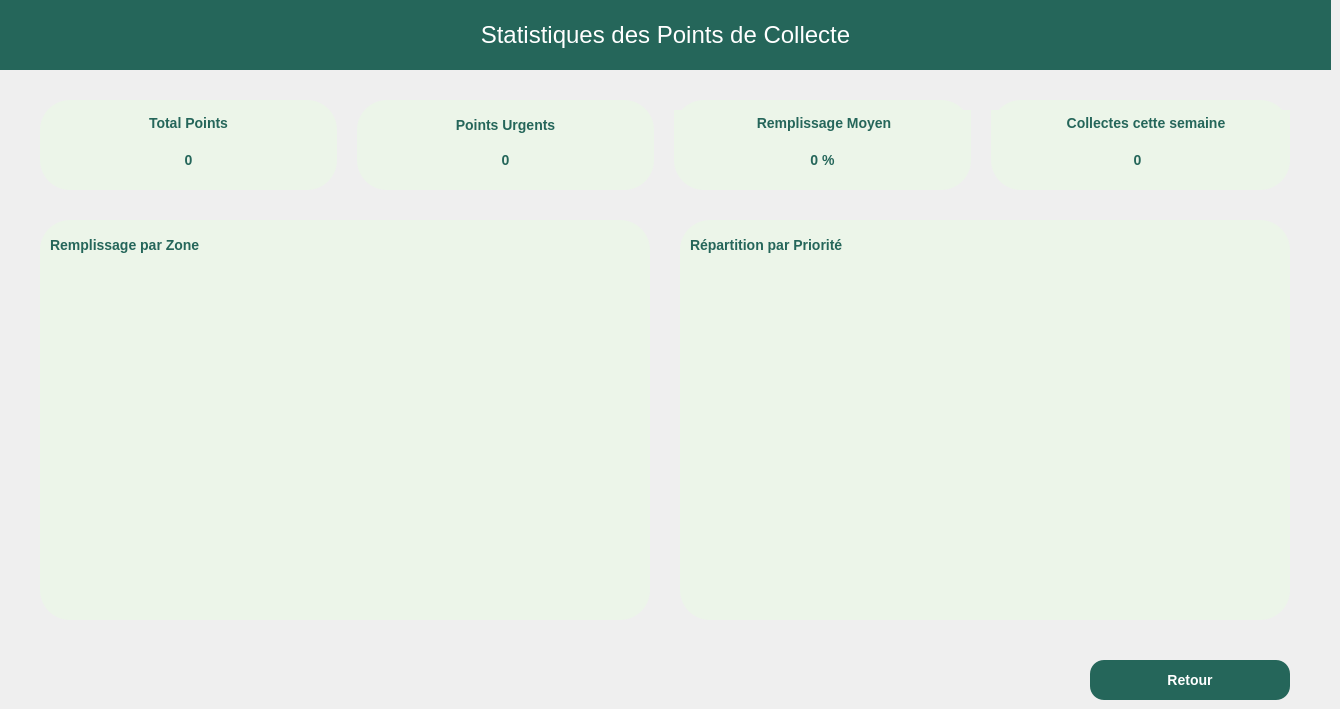
       <widget class="QWidget" name="GPC_PageStats">
        <widget class="QLabel" name="GPC_StatsTitle">
         <property name="geometry">
          <rect>
           <x>0</x>
           <y>0</y>
           <width>1331</width>
           <height>70</height>
          </rect>
         </property>
         <property name="font">
          <font>
           <family>Segoe UI</family>
           <pointsize>18</pointsize>
           <italic>false</italic>
           <bold>false</bold>
          </font>
         </property>
         <property name="styleSheet">
          <string notr="true">font: 18pt &quot;Segoe UI&quot;;
background-color: rgba(37, 102, 90, 255);;
color: rgb(255, 255, 255);</string>
         </property>
         <property name="text">
          <string>Statistiques des Points de Collecte</string>
         </property>
         <property name="alignment">
          <set>Qt::AlignmentFlag::AlignCenter</set>
         </property>
        </widget>
        <widget class="QWidget" name="GPC_RowKPI" native="true">
         <property name="geometry">
          <rect>
           <x>40</x>
           <y>100</y>
           <width>1250</width>
           <height>100</height>
          </rect>
         </property>
         <property name="styleSheet">
          <string notr="true">QFrame{
 background-color:#ECF5E9;
 border-radius:30px;
}
QLabel{
 color:#25665A;
 font-weight:bold;
 font-size:14px;
}
</string>
         </property>
         <widget class="QFrame" name="GPC_CardTotal">
          <property name="geometry">
           <rect>
            <x>0</x>
            <y>0</y>
            <width>297</width>
            <height>90</height>
           </rect>
          </property>
          <property name="styleSheet">
           <string notr="true"/>
          </property>
          <property name="frameShape">
           <enum>QFrame::Shape::StyledPanel</enum>
          </property>
          <property name="frameShadow">
           <enum>QFrame::Shadow::Raised</enum>
          </property>
          <widget class="QLabel" name="GPC_LblTotalTitle">
           <property name="geometry">
            <rect>
             <x>10</x>
             <y>10</y>
             <width>277</width>
             <height>25</height>
            </rect>
           </property>
           <property name="font">
            <font>
             <family>Segoe UI</family>
             <pointsize>-1</pointsize>
             <bold>true</bold>
            </font>
           </property>
           <property name="text">
            <string>Total Points</string>
           </property>
           <property name="alignment">
            <set>Qt::AlignmentFlag::AlignCenter</set>
           </property>
          </widget>
          <widget class="QLabel" name="GPC_LblTotalValue">
           <property name="geometry">
            <rect>
             <x>10</x>
             <y>45</y>
             <width>277</width>
             <height>30</height>
            </rect>
           </property>
           <property name="font">
            <font>
             <family>Segoe UI</family>
             <pointsize>-1</pointsize>
             <bold>true</bold>
            </font>
           </property>
           <property name="text">
            <string>0</string>
           </property>
           <property name="alignment">
            <set>Qt::AlignmentFlag::AlignCenter</set>
           </property>
          </widget>
         </widget>
         <widget class="QFrame" name="GPC_CardUrgent">
          <property name="geometry">
           <rect>
            <x>317</x>
            <y>0</y>
            <width>297</width>
            <height>90</height>
           </rect>
          </property>
          <property name="styleSheet">
           <string notr="true"/>
          </property>
          <property name="frameShape">
           <enum>QFrame::Shape::StyledPanel</enum>
          </property>
          <property name="frameShadow">
           <enum>QFrame::Shadow::Raised</enum>
          </property>
          <widget class="QLabel" name="GPC_LblUrgentTitle">
           <property name="geometry">
            <rect>
             <x>10</x>
             <y>10</y>
             <width>277</width>
             <height>30</height>
            </rect>
           </property>
           <property name="font">
            <font>
             <family>Segoe UI</family>
             <pointsize>-1</pointsize>
             <bold>true</bold>
            </font>
           </property>
           <property name="text">
            <string>Points Urgents</string>
           </property>
           <property name="alignment">
            <set>Qt::AlignmentFlag::AlignCenter</set>
           </property>
          </widget>
          <widget class="QLabel" name="GPC_LblUrgentValue">
           <property name="geometry">
            <rect>
             <x>10</x>
             <y>45</y>
             <width>277</width>
             <height>30</height>
            </rect>
           </property>
           <property name="font">
            <font>
             <family>Segoe UI</family>
             <pointsize>-1</pointsize>
             <bold>true</bold>
            </font>
           </property>
           <property name="text">
            <string>0</string>
           </property>
           <property name="alignment">
            <set>Qt::AlignmentFlag::AlignCenter</set>
           </property>
          </widget>
         </widget>
         <widget class="QFrame" name="GPC_CardFillAvg">
          <property name="geometry">
           <rect>
            <x>634</x>
            <y>0</y>
            <width>297</width>
            <height>90</height>
           </rect>
          </property>
          <property name="styleSheet">
           <string notr="true"/>
          </property>
          <property name="frameShape">
           <enum>QFrame::Shape::StyledPanel</enum>
          </property>
          <property name="frameShadow">
           <enum>QFrame::Shadow::Raised</enum>
          </property>
          <widget class="QLabel" name="GPC_LblFillAvgTitle">
           <property name="geometry">
            <rect>
             <x>0</x>
             <y>10</y>
             <width>300</width>
             <height>25</height>
            </rect>
           </property>
           <property name="font">
            <font>
             <family>Segoe UI</family>
             <pointsize>-1</pointsize>
             <bold>true</bold>
            </font>
           </property>
           <property name="text">
            <string>Remplissage Moyen</string>
           </property>
           <property name="alignment">
            <set>Qt::AlignmentFlag::AlignCenter</set>
           </property>
          </widget>
          <widget class="QLabel" name="GPC_LblUrgentValue_2">
           <property name="geometry">
            <rect>
             <x>10</x>
             <y>45</y>
             <width>277</width>
             <height>30</height>
            </rect>
           </property>
           <property name="font">
            <font>
             <family>Segoe UI</family>
             <pointsize>-1</pointsize>
             <bold>true</bold>
            </font>
           </property>
           <property name="text">
            <string>0 %</string>
           </property>
           <property name="alignment">
            <set>Qt::AlignmentFlag::AlignCenter</set>
           </property>
          </widget>
         </widget>
         <widget class="QFrame" name="GPC_CardWeek">
          <property name="geometry">
           <rect>
            <x>951</x>
            <y>0</y>
            <width>299</width>
            <height>90</height>
           </rect>
          </property>
          <property name="styleSheet">
           <string notr="true"/>
          </property>
          <property name="frameShape">
           <enum>QFrame::Shape::StyledPanel</enum>
          </property>
          <property name="frameShadow">
           <enum>QFrame::Shadow::Raised</enum>
          </property>
          <widget class="QLabel" name="GPC_LblWeekValue">
           <property name="geometry">
            <rect>
             <x>10</x>
             <y>45</y>
             <width>277</width>
             <height>30</height>
            </rect>
           </property>
           <property name="font">
            <font>
             <family>Segoe UI</family>
             <pointsize>-1</pointsize>
             <bold>true</bold>
            </font>
           </property>
           <property name="text">
            <string>0 </string>
           </property>
           <property name="alignment">
            <set>Qt::AlignmentFlag::AlignCenter</set>
           </property>
          </widget>
          <widget class="QLabel" name="GPC_LblWeekTitle">
           <property name="geometry">
            <rect>
             <x>0</x>
             <y>10</y>
             <width>310</width>
             <height>25</height>
            </rect>
           </property>
           <property name="font">
            <font>
             <family>Segoe UI</family>
             <pointsize>-1</pointsize>
             <bold>true</bold>
            </font>
           </property>
           <property name="text">
            <string>Collectes cette semaine</string>
           </property>
           <property name="alignment">
            <set>Qt::AlignmentFlag::AlignCenter</set>
           </property>
          </widget>
         </widget>
        </widget>
        <widget class="QFrame" name="GPC_ChartBar">
         <property name="geometry">
          <rect>
           <x>40</x>
           <y>220</y>
           <width>610</width>
           <height>400</height>
          </rect>
         </property>
         <property name="styleSheet">
          <string notr="true">QFrame{
 background-color:#ECF5E9;
 border-radius:30px;
}
QLabel{
 color:#25665A;
 font-weight:bold;
 font-size:14px;
}
QLineEdit, QComboBox{
 background:white;
 border-radius:12px;
 padding:6px;
 color:black;
 font-size:13px;
}
</string>
         </property>
         <property name="frameShape">
          <enum>QFrame::Shape::StyledPanel</enum>
         </property>
         <property name="frameShadow">
          <enum>QFrame::Shadow::Raised</enum>
         </property>
         <widget class="QLabel" name="GPC_ChartBarTitle">
          <property name="geometry">
           <rect>
            <x>10</x>
            <y>10</y>
            <width>590</width>
            <height>30</height>
           </rect>
          </property>
          <property name="text">
           <string>Remplissage par Zone</string>
          </property>
         </widget>
        </widget>
        <widget class="QFrame" name="GPC_ChartPie">
         <property name="geometry">
          <rect>
           <x>680</x>
           <y>220</y>
           <width>610</width>
           <height>400</height>
          </rect>
         </property>
         <property name="styleSheet">
          <string notr="true">QFrame{
 background-color:#ECF5E9;
 border-radius:30px;
}
QLabel{
 color:#25665A;
 font-weight:bold;
 font-size:14px;
}
QLineEdit, QComboBox{
 background:white;
 border-radius:12px;
 padding:6px;
 color:black;
 font-size:13px;
}

</string>
         </property>
         <property name="frameShape">
          <enum>QFrame::Shape::StyledPanel</enum>
         </property>
         <property name="frameShadow">
          <enum>QFrame::Shadow::Raised</enum>
         </property>
         <widget class="QLabel" name="GPC_ChartPieTitle">
          <property name="geometry">
           <rect>
            <x>10</x>
            <y>10</y>
            <width>590</width>
            <height>30</height>
           </rect>
          </property>
          <property name="text">
           <string>Répartition par Priorité</string>
          </property>
         </widget>
        </widget>
        <widget class="QPushButton" name="GPC_BtnBackStats">
         <property name="geometry">
          <rect>
           <x>1090</x>
           <y>660</y>
           <width>200</width>
           <height>40</height>
          </rect>
         </property>
         <property name="styleSheet">
          <string notr="true">
QPushButton{
 background-color:#25665A;
 color:white;
 border-radius:14px;
 padding:10px;
 font-size:14px;
 font-weight:bold;
}
QPushButton:hover{
 background-color:#1D4840;
}</string>
         </property>
         <property name="text">
          <string>Retour</string>
         </property>
        </widget>
       </widget>
